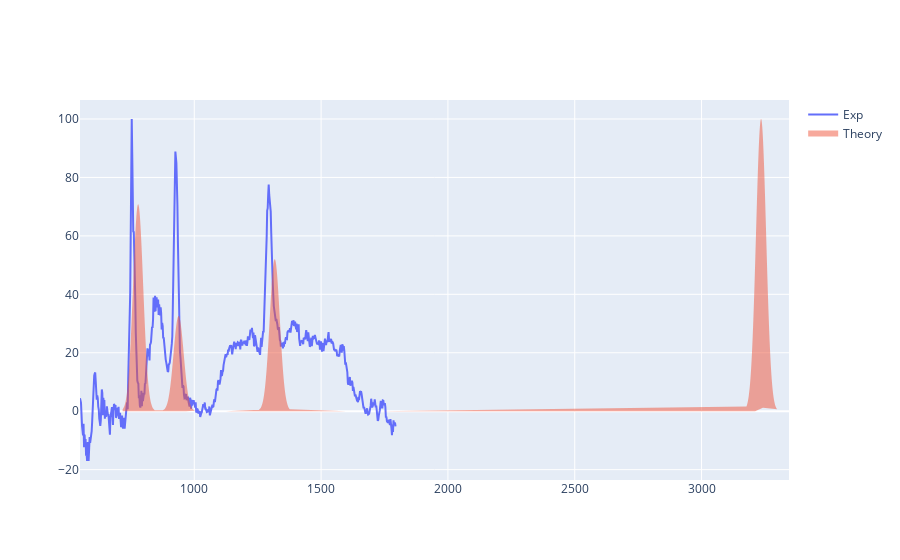

Notebook code cell kept with this figure:
### Code cell
def gaussian(x, A, sig, center):
    return A*np.exp(-0.5*((x-center)/sig)**2)

theory_x, theory_y = [], []
for center, A in zip(freq, inten):
    
    sig = 20
    size = 1000

    x = np.random.normal(center, sig, size)
    x = np.sort(x, axis=0)

    y = gaussian(x, A, sig, center)
    
    theory_x = np.append(theory_x, x)
    theory_y = np.append(theory_y, y)
    
trace1 = {"x":freq_exp, "y": counts, "name":"Exp"}
trace2 = {"x":theory_x, "y":theory_y, "name":"Theory", "fill":"tozeroy", "mode":"none"}
iplot([trace1, trace2])

### Figure 1 — Plotly figure (JSON) as saved in the notebook; plotly's stock layout.template omitted (floating-point values rounded to 4 significant figures; data arrays with more than 128 entries replaced by an {"elided": "..."} marker saying what was removed)
{"data": [{"name": "Exp", "type": "scatter", "x": {"elided": "616 float values"}, "y": {"elided": "616 float values"}}, {"fill": "tozeroy", "mode": "none", "name": "Theory", "type": "scatter", "x": {"elided": "12000 float values"}, "y": {"elided": "12000 float values"}}], "layout": {"autosize": true, "xaxis": {"autorange": true, "range": [549.4, 3345.0], "type": "linear"}, "yaxis": {"autorange": true, "range": [-23.54, 106.5], "type": "linear"}}}
